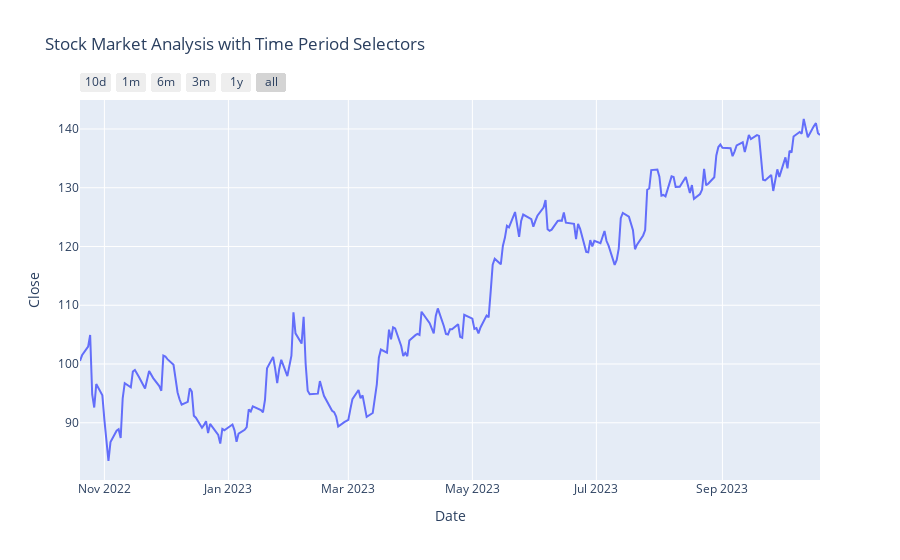

Source (notebook cell):
### Code cell
figure = px.line(data, x='Date', y='Close', 
                 title='Stock Market Analysis with Time Period Selectors')

figure.update_xaxes(
    rangeselector=dict(
        buttons=list([
            #step is the period in day, month, year
            # count is the number of steps
            # stepmode is counting the steps prior or later than today
            dict(count=10, label="10d", step="day", stepmode="backward"), # today to 10 days prior
            dict(count=1, label="1m", step="month", stepmode="backward"),
            dict(count=6, label="6m", step="month", stepmode="backward"),
            dict(count=3, label="3m", step="month", stepmode="backward"),
            dict(count=1, label="1y", step="year", stepmode="backward"),
            dict(step="all")
        ])
    )
)
figure.show()

### Figure 1 — Plotly figure (JSON) as saved in the notebook; plotly's stock layout.template omitted (floating-point values rounded to 4 significant figures; data arrays with more than 128 entries replaced by an {"elided": "..."} marker saying what was removed)
{"data": [{"hovertemplate": "Date=%{x}<br>Close=%{y}<extra></extra>", "legendgroup": "", "line": {"color": "#636efa", "dash": "solid"}, "marker": {"symbol": "circle"}, "mode": "lines", "name": "", "orientation": "v", "showlegend": false, "type": "scatter", "x": {"elided": "251 str values"}, "xaxis": "x", "y": {"elided": "251 float values"}, "yaxis": "y"}], "layout": {"autosize": true, "legend": {"tracegroupgap": 0}, "title": {"text": "Stock Market Analysis with Time Period Selectors"}, "xaxis": {"anchor": "y", "autorange": true, "domain": [0, 1], "range": ["2022-10-20", "2023-10-19"], "rangeselector": {"buttons": [{"count": 10, "label": "10d", "step": "day", "stepmode": "backward"}, {"count": 1, "label": "1m", "step": "month", "stepmode": "backward"}, {"count": 6, "label": "6m", "step": "month", "stepmode": "backward"}, {"count": 3, "label": "3m", "step": "month", "stepmode": "backward"}, {"count": 1, "label": "1y", "step": "year", "stepmode": "backward"}, {"step": "all"}]}, "title": {"text": "Date"}, "type": "date"}, "yaxis": {"anchor": "x", "autorange": true, "domain": [0, 1], "range": [80.26, 144.9], "title": {"text": "Close"}, "type": "linear"}}}
